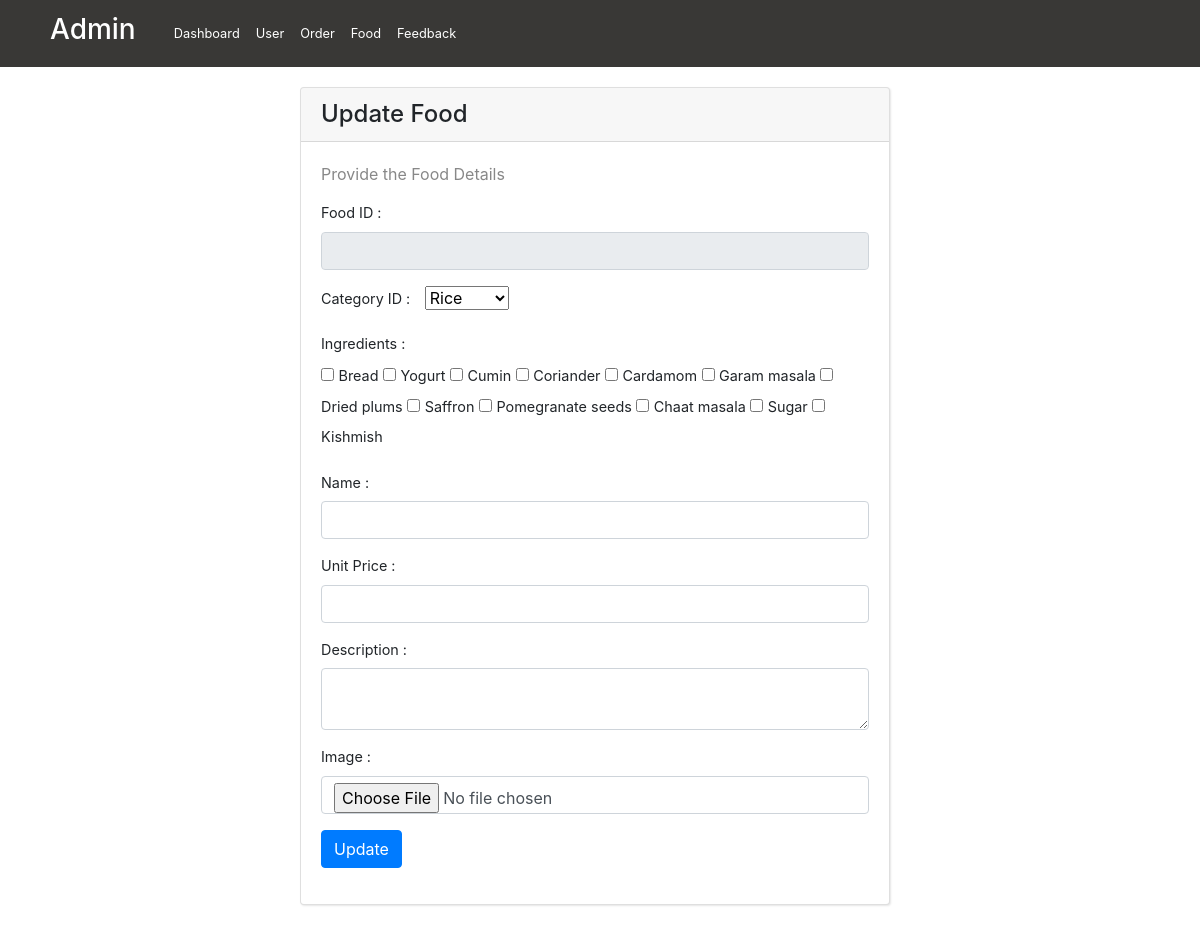
Screenshot of /Admin/phpfunctions/update_food.php with the database file from the repository.
### tables this page shows
CREATE TABLE `ingredient` (
  `in_id` int(5) NOT NULL,
  `name` varchar(300) DEFAULT NULL,
  `unit_price` int(10) DEFAULT NULL
);

### Admin/Classes/Food.php (called while the page is built, shortened)
<?php
include 'PDO.php';
class Food{
    private $fd_id;
    private $name;
    private $unit_price;
    public function __construct($fd_id, $cate_id, $name,$unit_price,$description,$image){
            $this->fd_id = $fd_id;
            $this->name = $name;
            $this->unit_price = $unit_price;
    }
    public function getId(){
        return $this->fd_id;
    }
    public function getName(){
        return $this->name;
    }
    public function getUnitPrice(){
        return $this->unit_price;
    }
    public function searchFood(){
        $fd_id=$this->fd_id;
        $con=new pdoConnection();
        $sql = "SELECT * FROM food where fd_id='$fd_id'";
        $result=$con->execQuery($sql);
        $row=$result->fetch();
        $this->name=$row['name'];
        $this->unit_price=$row['unit_price'];
    }
    public function viewIngredients(){
        $con=new pdoConnection();
        $sql = "SELECT * FROM Ingredient";
        $result=$con->execQuery($sql);
        return $result;
    }
    public function viewCategories(){
        $con=new pdoConnection();
        $sql = "SELECT * FROM Category";
        $result=$con->execQuery($sql);
        return $result;
    }
    public function viewFoodIngredients($fd_id){
        $con=new pdoConnection();
        $sql = "SELECT * FROM food_ing where fd_id='$fd_id'";
        $result=$con->execQuery($sql);
        return $result;
    }
}
?>

### Admin/Classes/PDO.php (called while the page is built, shortened)
<?php
class pdoConnection{
    private $pdo;
    public function __construct($host = "mysql:host=localhost;dbname=caterars", $user = "root", $pass=""){
        try{
            $this->pdo = new PDO($host, $user, $pass);
            $this->pdo->setAttribute(PDO::ATTR_ERRMODE, PDO::ERRMODE_EXCEPTION);
        }
        catch(PDOException $e){
            $this->error = $e->getMessage();
        }
    }
    public function execQuery($sql){
        $result =$this->pdo->query($sql);
        return $result;
    }
}
?>

### Admin/phpfunctions/update_food.php (the view, shortened to what this page needs)
<?php
include "../Classes/Food.php";
$id= $_GET['id'];
$f=new Food($id,2,"Biryani",150,"It is  Biryani","image1");
$f->searchFood();
$result=$f->viewCategories();
$result1=$f->viewIngredients();
$result2=$f->viewFoodIngredients($id);
$checked_ones=array();
?>
<html>
<head>
      <link rel="stylesheet" href="../cssfiles/bootstrap.min.css">
  <link rel="stylesheet" href="../cssfiles/fontastic.css">
  <link rel="stylesheet" href="../cssfiles/style.default.css" id="theme-stylesheet">
  <link rel="stylesheet" href="../cssfiles/custom.css">
      <link rel="stylesheet" href="https://stackpath.bootstrapcdn.com/bootstrap/4.3.1/css/bootstrap.min.css"
>
</head>
<body>
<nav class="navbar navbar-expand-md navbar-custom">
                  <ul style="padding-left:50px;" class="navbar-nav">
                        <li class="nav-item">
                              <h3 style="color:white;">Admin</h3>
                        </li>
                  </ul>
                  <ul style="padding-left:30px;" class="navbar-nav">
                        <li class="nav-item">
                              <a class="nav-link" href="../dashboard.php">Dashboard</a>
                        </li>
                  </ul>
                  <ul class="navbar-nav">
                        <li class="nav-item">
                              <a class="nav-link" href="../user.php">User</a>
                        </li>
                  </ul>
                  <ul class="navbar-nav">
                        <li class="nav-item">
                              <a class="nav-link" href="../order.php">Order</a>
                        </li>
                  </ul>
                  <ul class="navbar-nav">
                        <li class="nav-item">
                              <a class="nav-link" href="../food.php">Food</a>
                        </li>
                  </ul>
                  <ul class="navbar-nav">
                        <li class="nav-item">
                              <a class="nav-link" href="feedback.php">Feedback</a>
                        </li>
                  </ul>
            </nav>
      <div class="row" style="padding-left:300px; padding-top:20px;">
            <div class="col-lg-8">
              <div class="card">
                <div class="card-header d-flex align-items-center">
                  <h4> Update Food</h4>
                </div>
                <div class="card-body">
                  <p>Provide the Food Details</p>
                  <form enctype="multipart/form-data" method="POST" action="update.php?fd_id=<?php echo $id ?>">
                    <div class="form-group">
                    <label>Food ID : </label>
                  <input name="fd_id" type="text" value="<?php echo $f->getID(); ?>" readonly required class="form-control">
                    </div>
                    <div class="form-group">
                    <label>Category ID : </label>
                    <select name="cate_id" style="margin-left:10px;">
                    <?php while($row=$result->fetch()){ ?>
                        <option value="<?php echo $row['cate_id']?>"><?php echo $row['name']?></option>
                        <?php } ?>
                    </select>
                    </div>
                    <div class="form-group">
                    <label>Ingredients : </label><br>
                    <?php while($row=$result1->fetch()){ ?>
                        <input type="checkbox" name=checklist[] value="<?php echo $row['in_id']?>"
                    <?php if(in_array($row['in_id'],$checked_ones)) {?> checked <?php } ?>
                        >  <label><?php echo $row['name']?></label>
                    <?php } ?>
                    </div>
                    <div class="form-group">
                    <label>Name : </label>
                  <input name="name" type="text" value="<?php echo $f->getName(); ?>" required class="form-control">
                    </div>
                    <div class="form-group">
                    <label>Unit Price : </label>
                  <input name="unit_price" type="text" value="<?php echo $f->getUnitPrice(); ?>" required class="form-control">
                    </div>
                    <div class="form-group">
                    <label>Description : </label>
                  <textarea name="description" type="textarea" required class="form-control"><?php echo $f->getDescription(); ?></textarea>
                    </div>
                    <div class="form-group">
                    <label>Image : </label>
                  <input name="picture" type="file" value="asda" class="form-control">
                    </div>
                    <div class="form-group">
                      <input type="submit" value="Update" class="btn btn-primary">
                    </div>
                  </form>
                </div>
              </div>
            </div>
</body>
</html>

### Admin/cssfiles/style.default.css (style rules this page uses)
a { display: inline-block; text-decoration: none; color: #fff; }
body { overflow-x: hidden; }
.card { margin-bottom: 30px; -webkit-box-shadow: 1px 1px 2px rgba(0, 0, 0, 0.1); box-shadow: 1px 1px 2px rgba(0, 0, 0, 0.1); }
.card-header h1, .card-header h2, .card-header h3, .card-header h4, .card-header h5, .card-header h6 { margin-bottom: 0; }
.card:not([class*="text"]) p { color: #888; }
nav.navbar { background: #393836; padding: .8rem 0; }
nav.navbar a { font-size: .8rem; color: #fff; position: relative; }
label { font-size: .9rem; }
.form-control { height: calc(2.4rem + 2px); padding: 0.45rem 0.75rem; font-size: 1rem; line-height: 1.5; color: #495057; border-radius: 0; }
textarea.form-control { height: auto; }
.form-group { margin-bottom: 10px; }
.navbar { padding: 0.5rem 1rem; }
.btn { font-weight: 400; border: 1px solid transparent; padding: 0.45rem 0.75rem; font-size: 0.9rem; line-height: 1.5; border-radius: 0; -webkit-transition: color 0.15s ease-in-out, background-color 0.15s ease-in-out, border-color 0.15s ease-in-out, -webkit-box-shadow 0.15s ease-in-out; transition: color 0.15s ease-in-out, background-color 0.15s ease-in-out, border-color 0.15s ease-in-out, -webkit-box-shadow 0.15s ease-in-out; transition: color 0.15s ease-in-out, background-color 0.15s ease-in-out, border-color 0.15s ease-in-out, box-shadow 0.15s ease-in-out; transition: color 0.15s ease-in-out, background-color 0.15s ease-in-out, border-color 0.15s ease-in-out, box-shadow 0.15s ease-in-out, -webkit-box-shadow 0.15s ease-in-out; }
.btn-primary { color: color-yiq(#33b35a); background-color: #33b35a; border-color: #33b35a; }
body { font-family: "Roboto", sans-serif; font-size: 1rem; font-weight: 400; line-height: 1.5; color: #212529; background-color: #fff; }
a { color: #33b35a; text-decoration: none; }
h1, h2, h3, h4, h5, h6, .h1, .h2, .h3, .h4, .h5, .h6 { margin-bottom: 0.5rem; font-family: inherit; font-weight: 700; line-height: 1.1; color: inherit; }
h3, .h3 { font-size: 1.2rem; }
h4, .h4 { font-size: 1.1rem; }
.nav-link { padding: 0.5rem 1rem; }
.card { background-color: #fff; border: 0 solid #eee; border-radius: 0; }
.card-body { padding: 1.25rem; }
.card-header { padding: 1rem 1.25rem; background-color: #fff; border-bottom: 1px solid #eee; }
.card-header:first-child { border-radius: 0 0 0 0; }

### rows the page displays
ingredient: name "Bread"
ingredient: name "Yogurt"
ingredient: name "Cumin"
ingredient: name "Coriander"
ingredient: name "Cardamom"
ingredient: name "Garam masala"
ingredient: name "Dried plums"
ingredient: name "Saffron"
ingredient: name "Pomegranate seeds"
ingredient: name "Chaat masala"
ingredient: name "Sugar"
ingredient: name "Kishmish"

### other values shown
form field cate_id "Rice"
